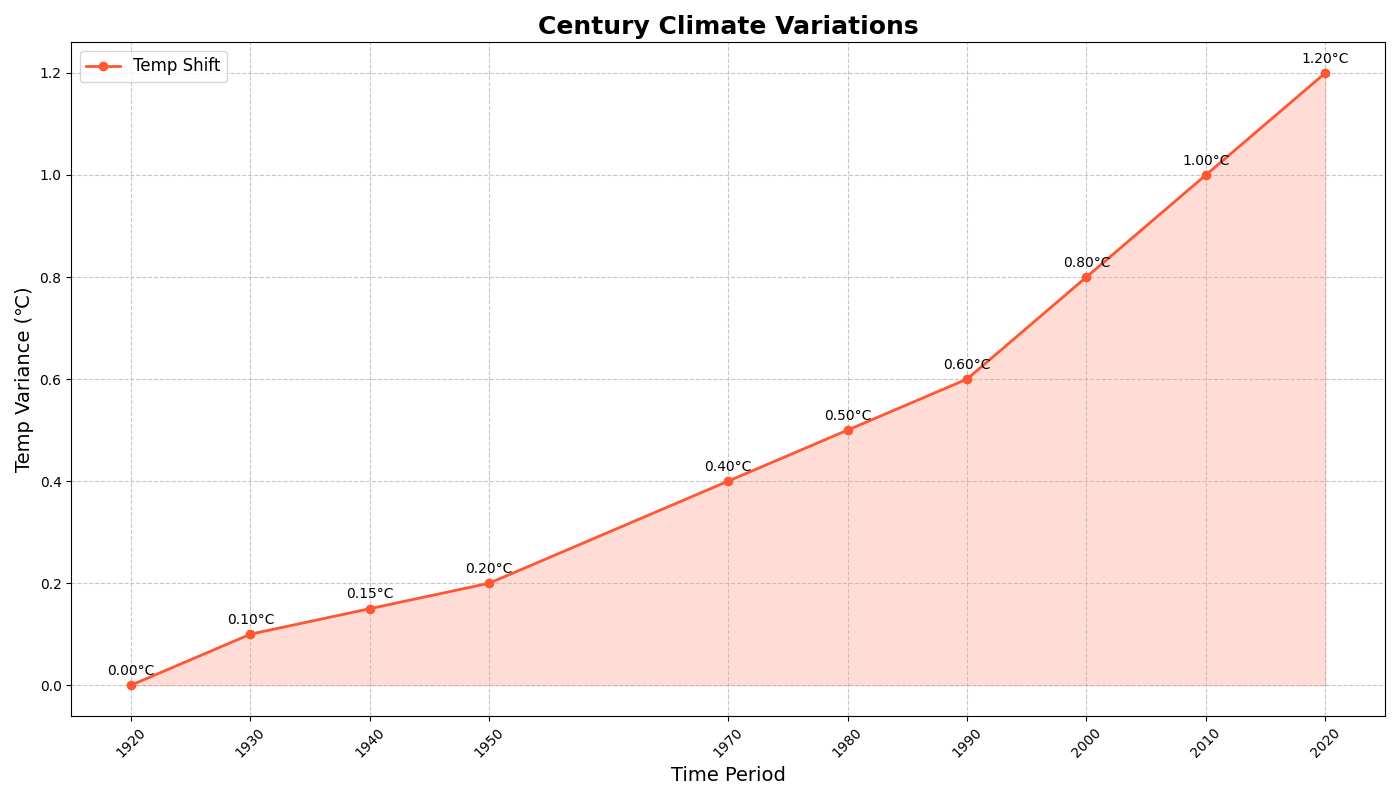

This chart was generated by the following Python code:
import matplotlib.pyplot as plt
import numpy as np

decades = np.arange(1920, 2030, 10)
temp_changes = [0.0, 0.1, 0.15, 0.2, 0.25, 0.4, 0.5, 0.6, 0.8, 1.0, 1.2]

# Remove data for period 1960-1970
decades = np.delete(decades, 4)
temp_changes = np.delete(temp_changes, 4)

plt.figure(figsize=(14, 8))

plt.plot(decades, temp_changes, marker='o', linestyle='-', color='#FF5733', linewidth=2, label='Temp Shift')
plt.fill_between(decades, temp_changes, color='#FF5733', alpha=0.2)

for i in range(len(decades)):
    plt.text(decades[i], temp_changes[i]+0.02, f'{temp_changes[i]:.2f}°C', ha='center', fontsize=10)

plt.title('Century Climate Variations', fontsize=18, fontweight='bold')
plt.xlabel('Time Period', fontsize=14)
plt.ylabel('Temp Variance (℃)', fontsize=14)
plt.grid(True, linestyle='--', alpha=0.7)
plt.legend(loc='upper left', fontsize=12)
plt.xticks(decades, rotation=45)
plt.tight_layout()
plt.show()
